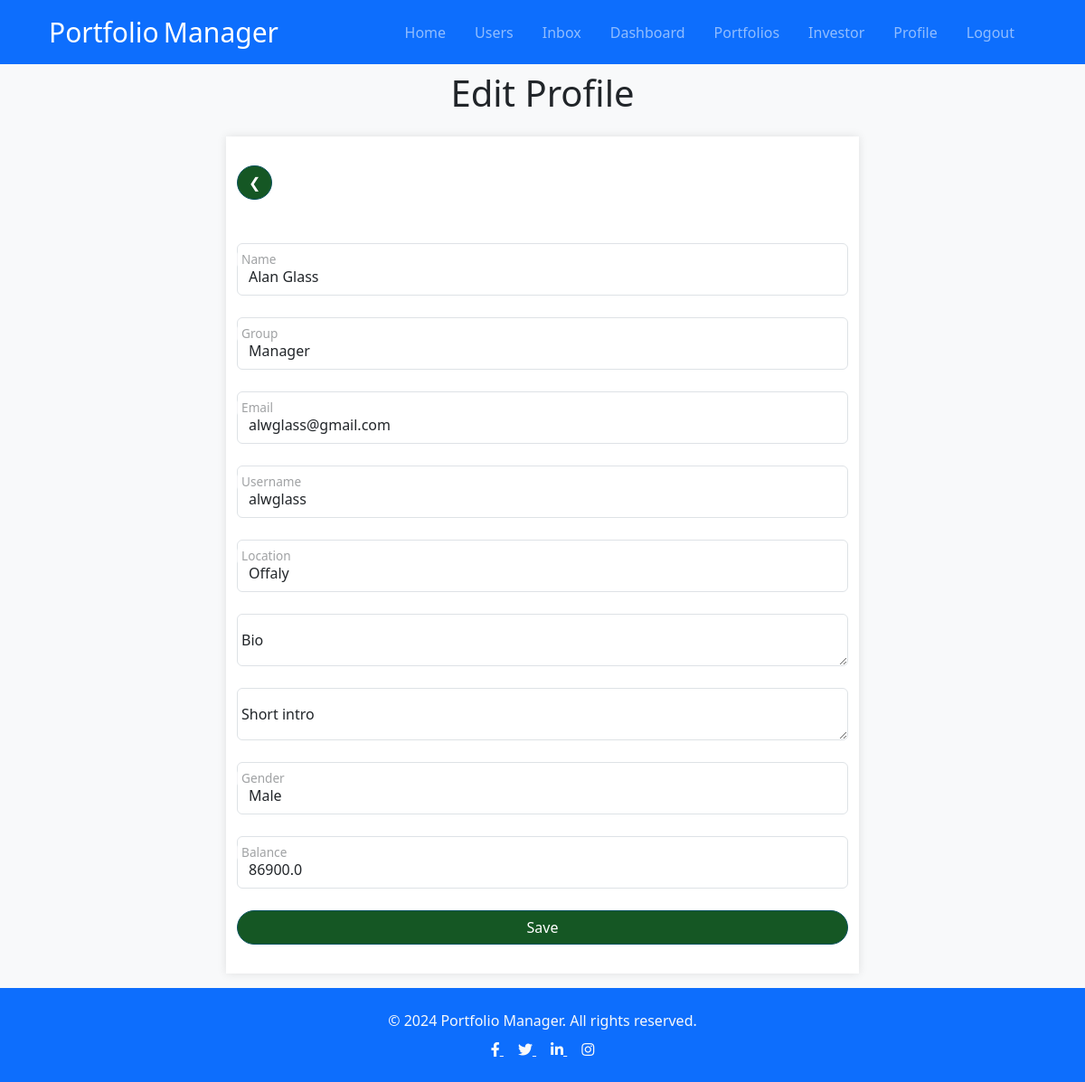
The page /edit-account/ (signed in) on the database its author committed.
### users/models.py (models this page shows, shortened)
class Profile(models.Model):
    def allowed_groups():
        return {'name__in': Group.objects.values_list('name', flat=True)}
    GENDER_CHOICES = [
        ('Male', 'Male'),
        ('Female', 'Female'),
        ('Rather not say', 'Rather not say'),
    ]
    user = models.OneToOneField(User, on_delete=models.CASCADE, null=True,blank=True) # One User has One Profile
    group = models.ForeignKey(
        Group,
        on_delete=models.SET_NULL,
        null=True,
        blank=True,
        limit_choices_to=allowed_groups
    )
    username = models.CharField(max_length=200 , null=True,blank=True)
    balance = models.FloatField(null=False,default=0)
    location = models.CharField(max_length=200 , null=True,blank=True)
    name = models.CharField(max_length=200 , null=True,blank=True)
    email = models.EmailField(max_length=200 , null=True,blank=True)
    gender = models.CharField(
        max_length=20,
        choices=GENDER_CHOICES,
        default='Male',
    )
    short_intro = models.TextField(null=True,blank=True)
    bio  = models.TextField(null=True,blank=True)
    created = models.DateTimeField(auto_now_add=True)
    id = models.UUIDField(default=uuid.uuid4, unique=True, primary_key=True, editable=False)
    def __str__(self):
        return f"{str(self.name)} ({str(self.user.username)})"
    class Meta:
        ordering = ['username'] # "-" orders by descending

### users/views.py (the view, shortened to what this page needs)
# urls.py: path('edit-account/', views.editAccount, name= "edit-account"),
@login_required(login_url='login')
def editAccount (request):
    profile = request.user.profile
    print(profile)
    form  = ProfileForm(instance=profile)
    page = 'edit'
    context = {'form':form,'page':page}
    return render(request, 'users/profile_form.html', context)

### users/forms.py
class ProfileForm(ModelForm,forms.Form):
    class Meta:
        model  = Profile
        fields = ['name','group','email','username','location','bio','short_intro','gender','balance']
    def __init__(self,*args,**kwargs):
        super(ProfileForm,self).__init__(*args,**kwargs)
        for name,field in self.fields.items():
            field.widget.attrs.update({
                'class': 'form-control',
                'placeholder': field.label
                })

### users/context_processors.py (called while the page is built)
def inbox_count(request):
    if request.user.is_authenticated:
        count = Message.objects.filter(recipient=request.user.profile, is_read=False).count()
        print ("MESSAGES",count)
        return {'inbox_count': count}
    return {'inbox_count': 0}

### users/templates/users/profile_form.html (shortened to what this page needs)
{% extends 'base.html' %}
{% load static %}
{% block content %}
<h1 class="fs-0 fs-1 fs-sm-2 fs-md-3 fs-lg-4 d-flex d-block justify-content-center align-items-center">
    {% if page == 'edit' %}
        Edit Profile
    {% else %}
        Add Details
    {% endif %}
</h1>
<div class="container-sm container_add mt-4" id="login-section">
    <div class="card-header mb-5 ">
        <a class="btn rounded-pill btn-primary" href="{% url 'investor' %}">&#10094;</a>
      </div>
    <form method="POST" autocomplete="off" action="{% url 'edit-account' %}" enctype="multipart/form-data">
        <div class="row g-3 align-items-center">
        {% for field in form %}
            <div class="form-floating mb-2">
                {{ field }}
                <label for="{{ field.id_for_label }}">{{ field.label }}</label>
            </div>
        {% endfor %}
        <div class="col-12">
            <button type="submit" class="btn rounded-pill btn-primary w-100">
            {% if page == 'edit' %}
                Save
            {% else %}
                Register
            {% endif %}
            </button>
        </div>
        </div>
    </form>
</div>
{% endblock content %}

### portfolio_manager/static/css/styles.css (style rules this page uses)
:root { --color-main: #662c39; --color-main-light: #e6faff; --color-sub: #3f4156; --color-sub-light: #51546e; --color-sub-lighter: rgb(215, 207, 218); --color-text: #737373; --color-gray: #8b8b8b; --color-light: #e5e7eb; --color-light-gray: #767676; --color-bg: #f8fafd; --color-white: #fffefd; --color-white-light: #f3f3f3; --color-success: #359e64; --color-success-bg: #def8e8; --color-info: #35869e; --color-info-bg: #def8eea6; --color-error: #fc4b0b; --color-error-bg: #fff233; --font-base: 'Poppins', arial, helvetica, 'Segoe UI', roboto, ubuntu, sans-serif; --font-monospace: 'Fira Code', 'Courier New', courier, monospace; --font-regular: 300; --font-medium: 500; --font-bold: 700; --generic-shadow: 1px 1px 5px #00000010; --generic-transition: all 0.3s ease-in-out; }
body { font-family: Arial, sans-serif; background-color: #f0f0f0; margin: 0; padding: 0; }
.container_add { padding: 2em; background-color: #fff; margin: 1em auto; max-width: 1200px; box-shadow: 0 0 10px rgba(0, 0, 0, 0.1); }
body { font-family: Arial, sans-serif; }
html, body { height: 100%; margin: 0; }
#login-section { max-width: 700px; }

### rows shown on the page
Profile: form "Alan Glass" "Manager" "alwglass@gmail.com" "alwglass" "Offaly" "Male" "86900.0"
